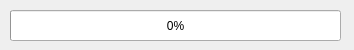
<?xml version="1.0" encoding="UTF-8"?>
<ui version="4.0">
 <class>my_save</class>
 <widget class="QDialog" name="my_save">
  <property name="geometry">
   <rect>
    <x>0</x>
    <y>0</y>
    <width>354</width>
    <height>50</height>
   </rect>
  </property>
  <property name="windowTitle">
   <string>my_save</string>
  </property>
  <widget class="QProgressBar" name="progressBar">
   <property name="geometry">
    <rect>
     <x>10</x>
     <y>10</y>
     <width>331</width>
     <height>31</height>
    </rect>
   </property>
   <property name="value">
    <number>0</number>
   </property>
  </widget>
 </widget>
 <layoutdefault spacing="6" margin="11"/>
 <resources/>
 <connections/>
</ui>
